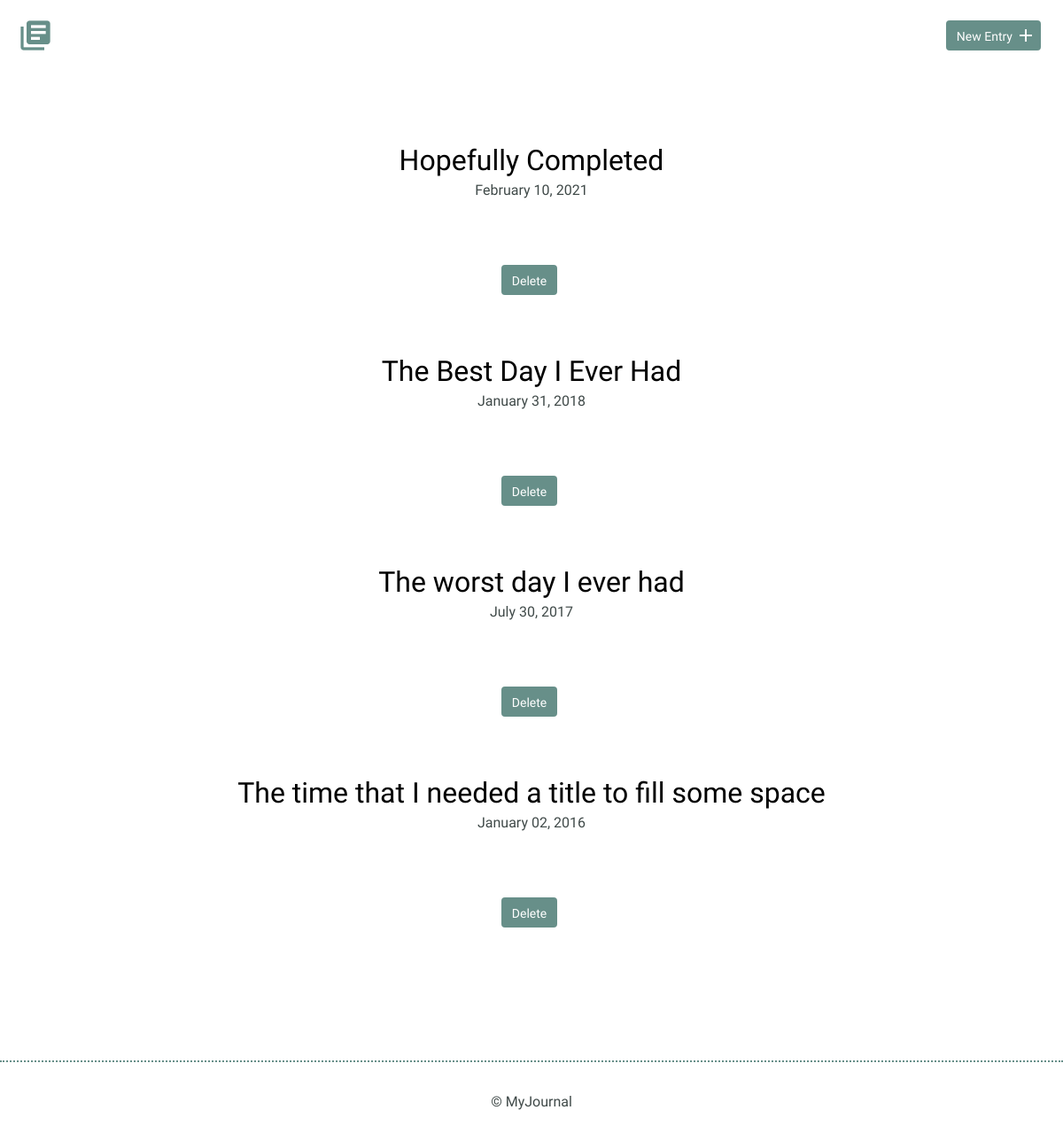
Before: / with the older database file.
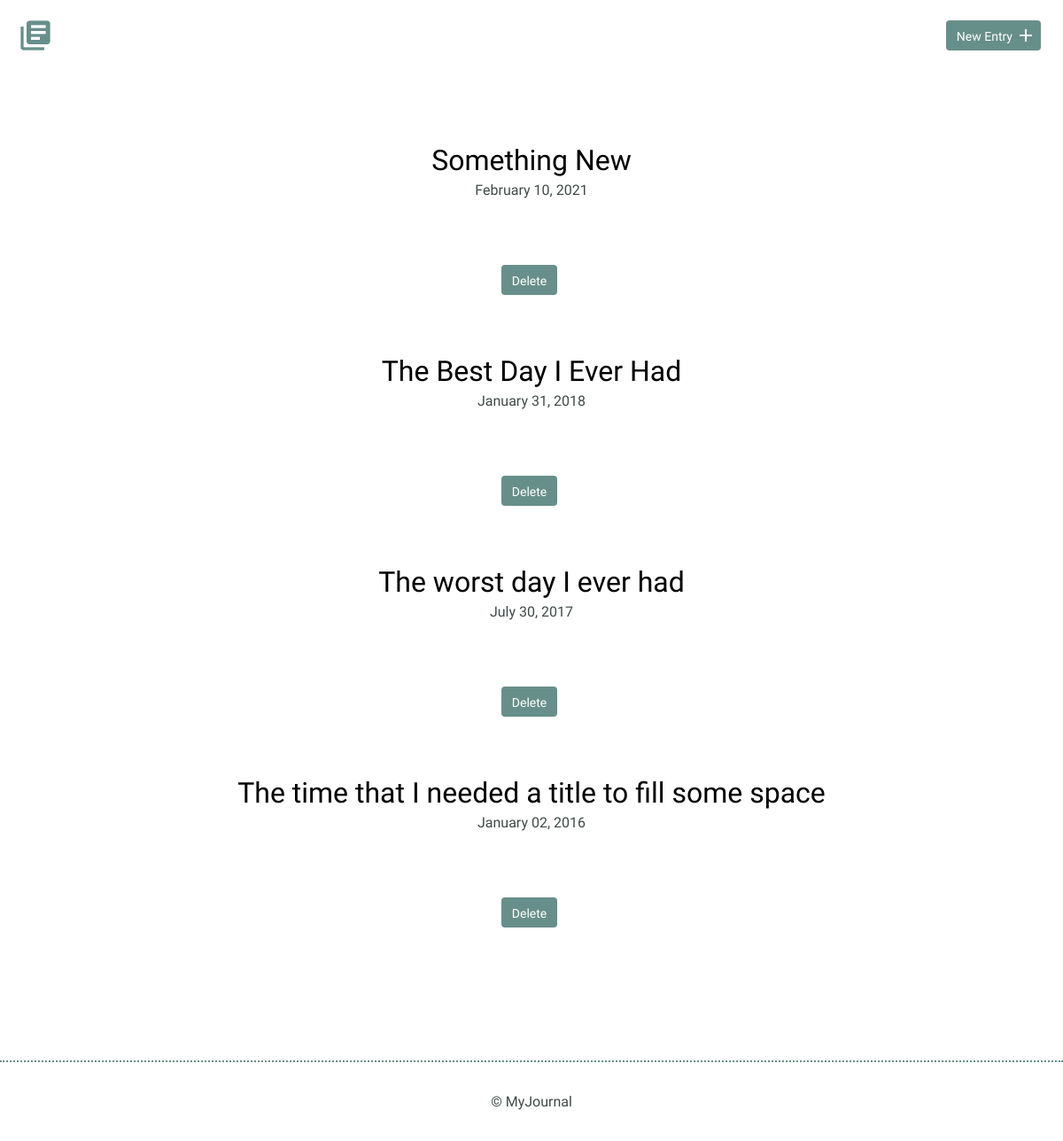
After: the same page with the newer database file.
### tables this page shows
CREATE TABLE "entries" (
	`id`	INTEGER,
	`title`	TEXT,
	`date`	TEXT,
	`time_spent`	INTEGER,
	`learned`	BLOB,
	`resources`	BLOB,
	PRIMARY KEY(`id`)
);

### inc/functions.php (called while the page is built, shortened)
<?php
function get_journal_entries(){
    include ('connection.php');
    try{
        return $db->query("SELECT id, title, date FROM entries ORDER BY date DESC");
    } catch(Exception $e) {
        echo "Error!: ".$e->getMessage();
        return array();
    }
}
?>

### index.php (the view, shortened to what this page needs)
<?php
include('inc/connection.php');
include('inc/header.php');
include('inc/functions.php');
?>
<!DOCTYPE html>
<html>
    <body>
          <section>
              <div class="container">
                  <div class="entry-list">
                          <?php
                           foreach(get_journal_entries() as $item){
                                echo "<article>";
                                echo "<h2><a href='detail.php?id=" . $item["id"] . "'>" . $item["title"] . "</a></h2>";
                                echo "<time datetime=" . $item["date"] . ">" . date('F d, Y', strtotime($item["date"])) . "</time>";
                                echo "<form method='post' action='index.php'>";
                                echo "<input type='submit' class='button delete journal entry' value='Delete' />\n";
                                echo "</form>";
                                echo "</article>";
                            }
                          ?>
                  </div>
              </div>
          </section>
    </body>
  <?php
    include('inc/footer.php');
    ?>
</html>

Changed rows visible on the page:
changed entries: title "Hopefully Completed" → "Something New"
